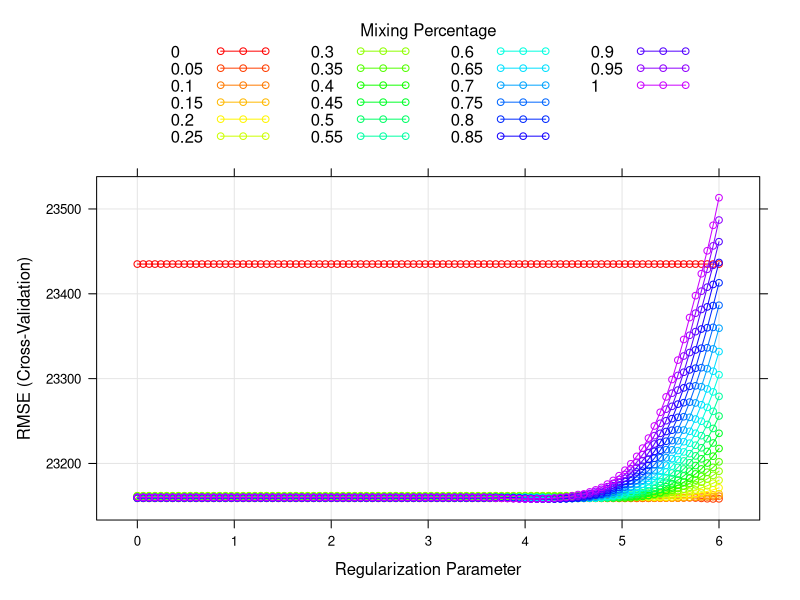
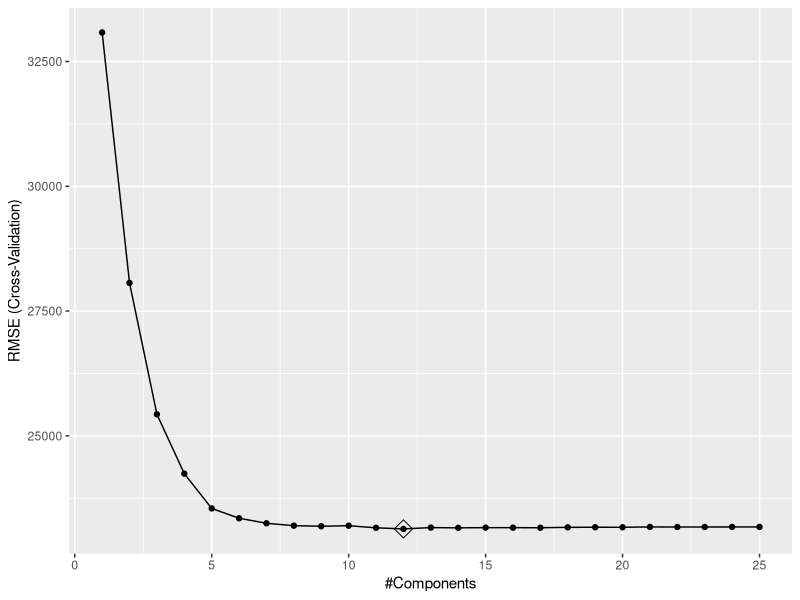
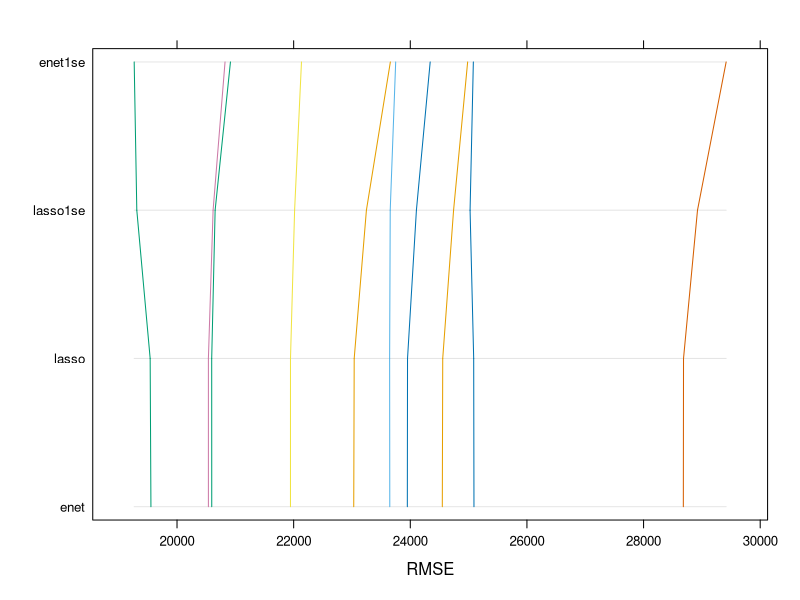
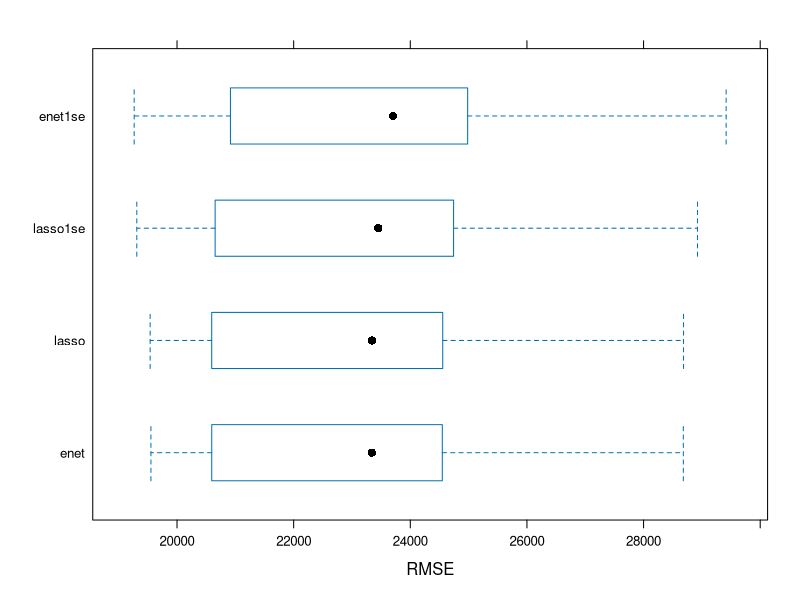

R code for these plots, in order:
## ---- chunk 1
knitr::opts_chunk$set(echo = TRUE)
library(glmnet)
library(caret)
library(tidyverse)
library(plotmo) 
## ---- chunk 2
training_dat <- read_csv("housing_training.csv")
test <- read_csv("housing_test.csv")
## ---- chunk 3
set.seed(10)
x <- model.matrix(Sale_Price ~ ., training_dat)[,-1]
y <- training_dat$Sale_Price
x2 <- model.matrix(Sale_Price ~ .,test)[, -1] 
y2 <- test$Sale_Price
## ---- chunk 4
set.seed(10)
ctrl1 <- trainControl(method = "cv", number = 10)
lasso.fit <- train(x,y,
                   data = training_dat,
                   method = "glmnet",
                   tuneGrid = expand.grid(alpha = 1, 
                                          lambda = exp(seq(6, 0, length = 100))),
                   trControl = ctrl1)

lasso.fit$bestTune

lasso_predict <- predict(lasso.fit,newdata = model.matrix(Sale_Price ~ ., test)[,-1])
mse_lasso <- mean((lasso_predict - test$Sale_Price)^2)
rmse_lasso <- sqrt(mean((lasso_predict - test$Sale_Price)^2))

lasso_coef <- coef(lasso.fit$finalModel, s = lasso.fit$bestTune$lambda)
## ---- chunk 5
set.seed(10)
minrmse <- min(lasso.fit$results$RMSE)
sdrmse <- sd(lasso.fit$results$RMSE)
rmse_1se <- minrmse + sdrmse

lambda_1se <- max(lasso.fit$results$lambda[lasso.fit$results$RMSE <= rmse_1se])

lasso.fit1se <- train(x,y, 
                   data = training_dat, 
                   method = "glmnet", 
                   tuneGrid = expand.grid(alpha = 1, 
                                          lambda = lambda_1se),
                   trControl = ctrl1)
lasso.fit1se$bestTune

lasso_predict1se <- predict(lasso.fit1se,newdata = model.matrix(Sale_Price ~ ., test)[,-1])


mse_lasso1se <- mean((lasso_predict - test$Sale_Price)^2)
rmse_lasso1se <- sqrt(mean((lasso_predict - test$Sale_Price)^2))

lasso_coef1se <- coef(lasso.fit1se$finalModel, s = lasso.fit1se$bestTune$lambda)
## ---- chunk 6
set.seed(10)
ctrl1 <- trainControl(method = "cv", number = 10)
enet.fit <- train(x, y,
                  data = training_dat,
                  method = "glmnet",
                  tuneGrid = expand.grid(alpha = seq(0, 1, length = 21), 
                                         lambda = exp(seq(6,0, length = 100))),
                  trControl = ctrl1)
enet.fit$bestTune

enet_pred <-  predict(enet.fit, 
                      newdata = model.matrix(Sale_Price ~ ., test)[,-1])
enet_coef <- coef(enet.fit$finalModel, s = enet.fit$bestTune$lambda)

mse_enet <- mean((enet_pred - test$Sale_Price)^2)
rmse_enet <- sqrt(mean((enet_pred - test$Sale_Price)^2))

myCol <- rainbow(25)
myPar <- list(superpose.symbol = list(col = myCol),
              superpose.line = list(col = myCol))

plot(enet.fit, par.settings = myPar, xTrans = log)


## ---- chunk 7
minrmse <- min(enet.fit$results$RMSE)
sdrmse <- sd(enet.fit$results$RMSE)

rmse_1se <- minrmse + sdrmse

lambda_1se <- max(enet.fit$results$lambda[enet.fit$results$RMSE <= rmse_1se])
set.seed(10)
enet.fit_1se <- train(x, y,
                  data = training_dat,
                  method = "glmnet",
                  tuneGrid = expand.grid(alpha = enet.fit$bestTune$alpha, 
                                         lambda = lambda_1se),
                  trControl = ctrl1)

enet_1se_pred <-  predict(enet.fit_1se, 
                          newdata = model.matrix(Sale_Price ~ ., test)[,-1])

mse_enet1se <- mean((enet_1se_pred - test$Sale_Price)^2)
rmse_enet1se <- sqrt(mean((enet_1se_pred - test$Sale_Price)^2))

enet_coef1se <- coef(enet.fit_1se$finalModel, s = enet.fit_1se$bestTune$lambda)

## ---- chunk 8
set.seed(10)
pls_fit <- train(x, y,
                 method = "pls",
                 tuneGrid = data.frame(ncomp = 1:25),
                 trControl = ctrl1,
                 preProcess = c("center", "scale"))
predy2_pls2 <- predict(pls_fit, newdata = x2)

coefficients <- coef(pls_fit$finalModel, ncomp = pls_fit$bestTune$ncomp)

mse_pls <- mean((y2 - predy2_pls2)^2)

rmse_pls <- sqrt(mean((y2 - predy2_pls2)^2))


ggplot(pls_fit, highlight = TRUE)
## ---- chunk 9
set.seed(10)
resamp <- resamples(list(enet = enet.fit, enet1se = enet.fit_1se, lasso = lasso.fit, lasso1se = lasso.fit1se))

summary(resamp)


parallelplot(resamp, metric = "RMSE")

bwplot(resamp, metric = "RMSE") 
## ---- chunk 10
set.seed(10)
cv.lasso <- cv.glmnet(x, y, 
                      alpha = 1, 
                      lambda = exp(seq(6, 0, length = 100)))

cv.lasso$lambda.min
lasso.fit$bestTune$lambda
